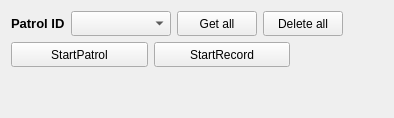
            <widget class="QWidget" name="tab_5">
             <attribute name="title">
              <string>Patrol</string>
             </attribute>
             <layout class="QVBoxLayout" name="verticalLayout_9">
              <item>
               <layout class="QVBoxLayout" name="verticalLayout_4" stretch="0,0,0">
                <property name="bottomMargin">
                 <number>0</number>
                </property>
                <item>
                 <layout class="QHBoxLayout" name="horizontalLayout_4">
                  <item>
                   <widget class="QLabel" name="label_5">
                    <property name="minimumSize">
                     <size>
                      <width>0</width>
                      <height>25</height>
                     </size>
                    </property>
                    <property name="maximumSize">
                     <size>
                      <width>16777215</width>
                      <height>25</height>
                     </size>
                    </property>
                    <property name="font">
                     <font>
                      <pointsize>10</pointsize>
                      <weight>75</weight>
                      <bold>true</bold>
                     </font>
                    </property>
                    <property name="text">
                     <string>Patrol ID</string>
                    </property>
                   </widget>
                  </item>
                  <item>
                   <widget class="QComboBox" name="patrolCombo">
                    <property name="minimumSize">
                     <size>
                      <width>100</width>
                      <height>25</height>
                     </size>
                    </property>
                    <property name="maximumSize">
                     <size>
                      <width>16777215</width>
                      <height>25</height>
                     </size>
                    </property>
                   </widget>
                  </item>
                  <item>
                   <widget class="QPushButton" name="patrolGetAllBtn">
                    <property name="minimumSize">
                     <size>
                      <width>0</width>
                      <height>25</height>
                     </size>
                    </property>
                    <property name="maximumSize">
                     <size>
                      <width>16777215</width>
                      <height>25</height>
                     </size>
                    </property>
                    <property name="text">
                     <string>Get all</string>
                    </property>
                   </widget>
                  </item>
                  <item>
                   <widget class="QPushButton" name="patrolDeleteAllBtn">
                    <property name="minimumSize">
                     <size>
                      <width>0</width>
                      <height>25</height>
                     </size>
                    </property>
                    <property name="maximumSize">
                     <size>
                      <width>16777215</width>
                      <height>25</height>
                     </size>
                    </property>
                    <property name="text">
                     <string>Delete all</string>
                    </property>
                   </widget>
                  </item>
                  <item>
                   <spacer name="horizontalSpacer_5">
                    <property name="orientation">
                     <enum>Qt::Horizontal</enum>
                    </property>
                    <property name="sizeHint" stdset="0">
                     <size>
                      <width>40</width>
                      <height>20</height>
                     </size>
                    </property>
                   </spacer>
                  </item>
                 </layout>
                </item>
                <item>
                 <layout class="QHBoxLayout" name="horizontalLayout_6" stretch="3,1">
                  <item>
                   <layout class="QHBoxLayout" name="horizontalLayout_5">
                    <item>
                     <widget class="QPushButton" name="startPatrolBtn">
                      <property name="minimumSize">
                       <size>
                        <width>0</width>
                        <height>25</height>
                       </size>
                      </property>
                      <property name="maximumSize">
                       <size>
                        <width>16777215</width>
                        <height>25</height>
                       </size>
                      </property>
                      <property name="text">
                       <string>StartPatrol</string>
                      </property>
                     </widget>
                    </item>
                    <item>
                     <widget class="QPushButton" name="startRecordBtn">
                      <property name="minimumSize">
                       <size>
                        <width>0</width>
                        <height>25</height>
                       </size>
                      </property>
                      <property name="maximumSize">
                       <size>
                        <width>16777215</width>
                        <height>25</height>
                       </size>
                      </property>
                      <property name="text">
                       <string>StartRecord</string>
                      </property>
                     </widget>
                    </item>
                   </layout>
                  </item>
                  <item>
                   <spacer name="horizontalSpacer">
                    <property name="orientation">
                     <enum>Qt::Horizontal</enum>
                    </property>
                    <property name="sizeHint" stdset="0">
                     <size>
                      <width>88</width>
                      <height>20</height>
                     </size>
                    </property>
                   </spacer>
                  </item>
                 </layout>
                </item>
                <item>
                 <spacer name="verticalSpacer_2">
                  <property name="orientation">
                   <enum>Qt::Vertical</enum>
                  </property>
                  <property name="sizeHint" stdset="0">
                   <size>
                    <width>20</width>
                    <height>40</height>
                   </size>
                  </property>
                 </spacer>
                </item>
               </layout>
              </item>
             </layout>
            </widget>
